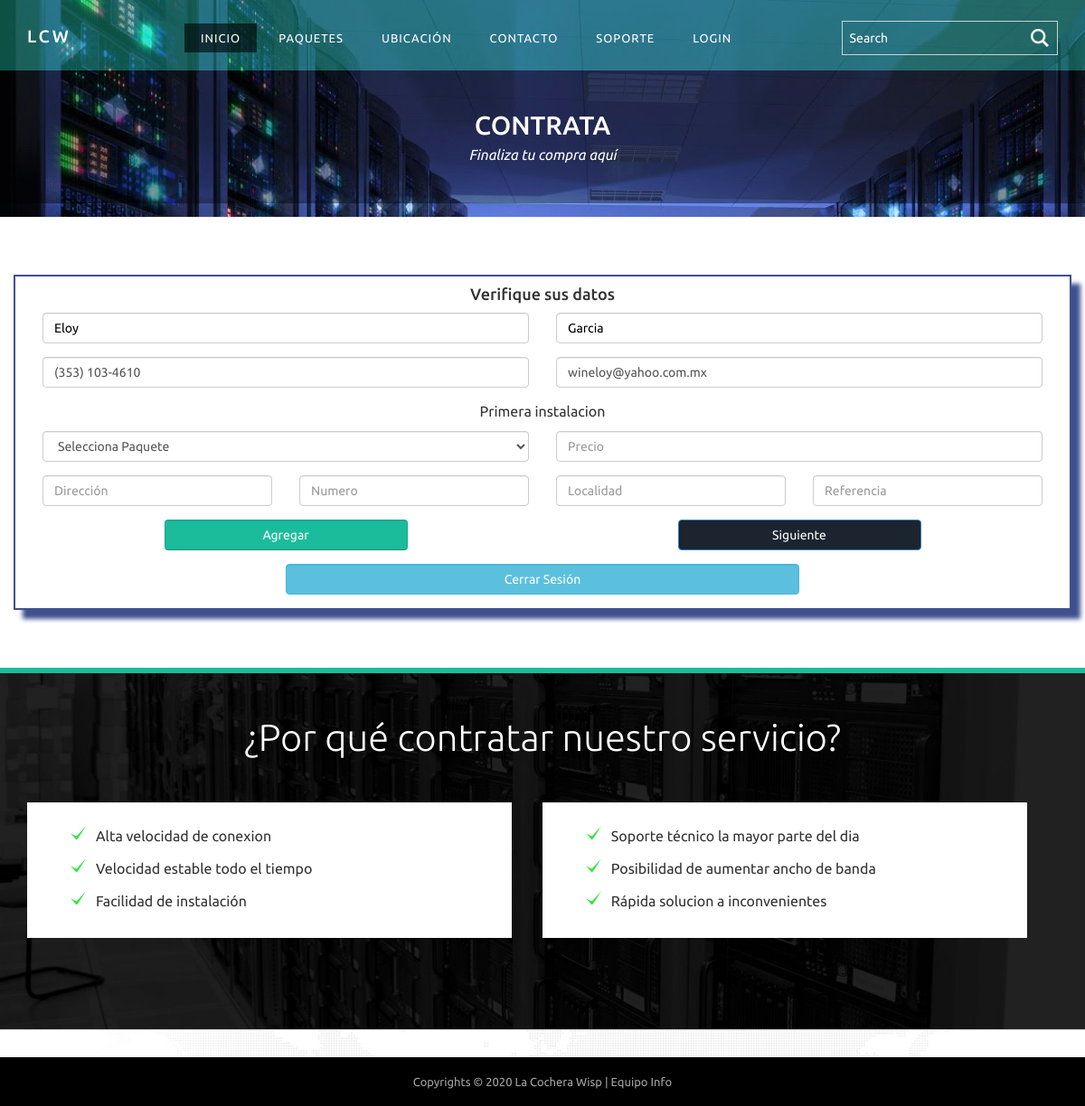
/carrito.php (signed in), run on the app's committed database.
### tables this page shows
CREATE TABLE `usuarios` (
  `idUsuario` int(11) NOT NULL AUTO_INCREMENT,
  `idCliente` int(11) NOT NULL,
  `email` varchar(250) NOT NULL,
  `contraseña` text NOT NULL,
  PRIMARY KEY (`idUsuario`),
  KEY `idCliente` (`idCliente`),
  CONSTRAINT `usuarios_ibfk_1` FOREIGN KEY (`idCliente`) REFERENCES `clientes` (`idCliente`)
);

CREATE TABLE `clientes` (
  `idCliente` int(11) NOT NULL AUTO_INCREMENT,
  `nombre` varchar(250) NOT NULL,
  `apellidos` varchar(250) NOT NULL,
  `telefono` varchar(16) DEFAULT NULL,
  PRIMARY KEY (`idCliente`)
);

### include/conexion.php (called while the page is built, shortened)
<?php
class ConexionSql{
	private $_Conn;
	private $_Usuario;
	private $_Clave;
	private $_BaseDatos;
	private $_Servidor;
	public function __construct($Servidor,$Usuario,$Clave,$Bd)
	{
		$this->_Servidor=$Servidor;
		$this->_Usuario=$Usuario;
		$this->_Clave=$Clave;
		$this->_BaseDatos=$Bd;
	}
	public function Conectar(){
		if (!$this->_Conn= new mysqli($this->_Servidor,$this->_Usuario,$this->_Clave,$this->_BaseDatos))
		throw new Exception("Error, no se conecto al servidor ");
	}
	public function ConsultaSql($sql){
		$this->_ResultadoSql=array();
		$resultado=$this->_Conn->multi_query($sql);
		if (!$resultado)
			throw new Exception("Error en la consulta ".$sql);
		else{
			$fila=0;
			do{
				if ($result=$this->_Conn->store_result()){
					while($row=$result->fetch_row()){
						$columna=0;
						foreach($row as $valor){
							$this->_ResultadoSql[$fila][$columna]=$valor;
							$columna++;
						}
						$fila++;
					}
				}
			}while($this->_Conn->more_results() and $this->_Conn->next_result());
			return $this->_ResultadoSql;
		}
	}
}
if(isset($_ENV["HOSTNAME"]) && isset($_ENV["USERNAME"]) && isset($_ENV["PASSWORD"]) && isset($_ENV["DATABASE"])){
	$conexion = new ConexionSql($_ENV["HOSTNAME"],$_ENV["USERNAME"], $_ENV["PASSWORD"],$_ENV["DATABASE"]);
}else{
	$conexion = new ConexionSql("localhost","root", "","WISPCH");
}
?>

### carrito.php (the view, shortened to what this page needs)
<?php
require_once './include/conexion.php';
if (!isset($_SESSION["email"])) {
	header("location: login.php");
} else {
	$email =  $_SESSION["email"];
	$conexion->Conectar();
	$query = $conexion->ConsultaSql("call datosFormularioCompra('$email')");
}
?>
<!DOCTYPE HTML>
<html>
<head>
	<link href="css/bootstrap.css" rel='stylesheet' type='text/css' />
	<link href="css/style.css" rel='stylesheet' type='text/css' />
	<link href="css/nav.css" rel="stylesheet" type="text/css" media="all" />
	<link rel="stylesheet" href="css/cart.css">
</head>
<div class="banner inner-banner">
	<div class="header">
		<div class="container">
			<div class="logo">
				<a href="index.php">
					<h3><span>LCW</span></h3>
				</a>
			</div>
			<div class="search-bar">
				<input type="text" value="Search" onfocus="this.value = '';" onblur="if (this.value == '') {this.value = 'Search';}">
				<input type="submit" value="" />
			</div>
			<div class="banner-top">
				<ul class="nav banner-nav">
					<li><a class="active" href="index.php">Inicio</a></li>
					<li><a href="paquetes.php">Paquetes</a></li>
					<li class="dropdown1"><a href="ubicacion.html">Ubicación</a></li>
					<li class="dropdown1 active"><a href="about.html">Contacto</a></li>
					<li class="dropdown1"><a href="support.html">Soporte</a></li>
					<li class="dropdown1"><a href="login.php">Login</a></li>
				</ul>
			</div>
			<div class="clearfix"> </div>
		</div>
	</div>
	<div id="breadcrumb_wrapper">
		<div class="container">
			<h3>Contrata</h3>
			<h6>Finaliza tu compra aquí</h6>
		</div>
	</div>
</div>
<div class="about_grid_top">
	<div style="border: 2px solid #3E518E;box-shadow: 10px 10px 5px 0px rgba(62,81,142,1);" class="container">
		<div class="our-head text-center">
			<h4 class="spacing">Verifique sus datos</h4>
		</div>
		<form id="datosCarrito">
			<div class="form-row">
				<div class="form-group col-sm-12 col-md-6">
					<input type="text" class="form-control" name="nombre" placeholder="Nombre" value="<?= $query[0][0] ?>">
				</div>
				<div class="form-group col-sm-12 col-md-6">
					<input type="text" class="form-control" name="apellidos" placeholder="Apellidos" value="<?= $query[0][1] ?>">
				</div>
				<div class="form-group col-sm-12 col-md-6">
					<input type="tel" class="form-control" name="telefono" placeholder="Telefono" value="<?= $query[0][2] ?>">
				</div>
				<div class="form-group col-sm-12 col-md-6">
					<input type="email" class="form-control" name="email" placeholder="Correo Electronico" value="<?= $query[0][3] ?>" readonly>
				</div>
				<div class="col-12">
					<p class=" my-2 text-center spacing">Primera instalacion</p>
				</div>
				<div class="form-group col-sm-12 col-md-6">
					<select onchange="getPrecioPaqueteUno()" id="PaqueteInicial" name="paqueteUno" class="form-control">
						<option value="0"> Selecciona Paquete</option>
					</select>
				</div>
				<div class="form-group col-sm-12 col-md-6">
					<input id="Precio1" name="precio" type="text" class="form-control" readonly placeholder="Precio">
				</div>
				<div class="form-group col-sm-12 col-md-3">
					<input type="text" class="form-control" name="DireccionUno" placeholder="Dirección" value="">
				</div>
				<div class="form-group col-sm-12 col-md-3">
					<input type="text" class="form-control" name="NumeroUno" placeholder="Numero" value="">
				</div>
				<div class="form-group col-sm-12 col-md-3">
					<input type="text" class="form-control" name="LocalidadUno" placeholder="Localidad" value="">
				</div>
				<div class="form-group col-sm-12 col-md-3">
					<input type="text" class="form-control" name="ReferenciaUno" placeholder="Referencia" value="">
				</div>
				<div class="form-group col-sm-12 col-md-6">
					<div class="flex">
						<input id="btnAgregar" type="button" class="boton form-control btn btn-success" value="Agregar">
					</div>
				</div>
				<div class="form-group col-sm-12 col-md-6">
					<div class="flex">
						<input id="btnSiguiente" type="submit" class="boton form-control btn btn-primary" value="Siguiente">
					</div>
				</div>
			</div>
		</form>
		<div class="row">
			<div class="form-group col-sm-12 col-md-12">
				<div class="flex">
					<input id="CerrarSesion" type="button" class="boton form-control btn btn-info" value="Cerrar Sesión">
				</div>
			</div>
		</div>
	</div>
</div>
<div class="services">
	<div class="container">
		<h3>¿Por qué contratar nuestro servicio?<span></span></h3>
		<div class="col-md-6 services-grids">
			<ul class="srevicesgrid_info">
				<li class="tick">Alta velocidad de conexion</li>
				<li class="tick">Velocidad estable todo el tiempo</li>
				<li class="tick">Facilidad de instalación</li>
			</ul>
		</div>
		<div class="col-md-6 services-grids">
			<ul class="srevicesgrid_info">
				<li class="tick">Soporte técnico la mayor parte del dia</li>
				<li class="tick">Posibilidad de aumentar ancho de banda</li>
				<li class="tick">Rápida solucion a inconvenientes </li>
			</ul>
		</div>
	</div>
</div>
<footer>
	<div class="copyrights">
		<div class="container">
			<p>Copyrights &copy; 2020 La Cochera Wisp | Equipo Info</p>
		</div>
	</div>
</footer>
</body>
</html>

### css/nav.css (style rules this page uses)
.nav { position: relative; margin: 0; }
ul.nav { padding: 0; list-style: none; }
.nav > li { display: inline-block; float: left; margin: 0; }
.nav > li:nth-child(1) { display: block; color: #FFED04; margin: 0; font-size: 11px; border: none; letter-spacing: 1px; background: none; }
.banner-nav > li { background: none; }
.banner-nav > li > a { font-weight: 400; font-style: normal !important; font-family: 'Ubuntu', sans-serif; padding: 7px 20px !important; color: #fff !important; margin: 0 5px! important; font-size: 14px !important; letter-spacing: 1px !important; text-transform: uppercase; }
.banner-nav > li > a.active { background: rgba(0, 0, 0, 0.6); }
.nav > li > a { padding: 0px 26px 0 15px; display: block; color: #FFED04; margin: 0; font-size: 11px; letter-spacing: 1px; }
.nav > li > ul li ul, .nav li >ul li, .nav > li > .fulldrop, .nav > li > .coldrop, .nav > li > ul, .nav > li { transition: all 0.3s ease-in-out; -moz-transition: all 0.3s ease-in-out; -webkit-transition: all 0.3s ease-in-out; -o-transition: all 0.3s ease-in-outs; }
@media all and (max-width:1280px) { .nav > li > a { 4font-size: 13px; letter-spacing: 0; } }
@media only screen and (max-width:1280px) { .banner-nav > li > a { padding: 7px 18px !important; margin: 0 3px! important; font-size: 13px !important; } }

### css/cart.css (style rules this page uses)
input[type="text"] { color: black; }

### data on the page
usuarios: nombre "Eloy", apellidos "Garcia", telefono "(353) 103-4610", email "wineloy@yahoo.com.mx"
